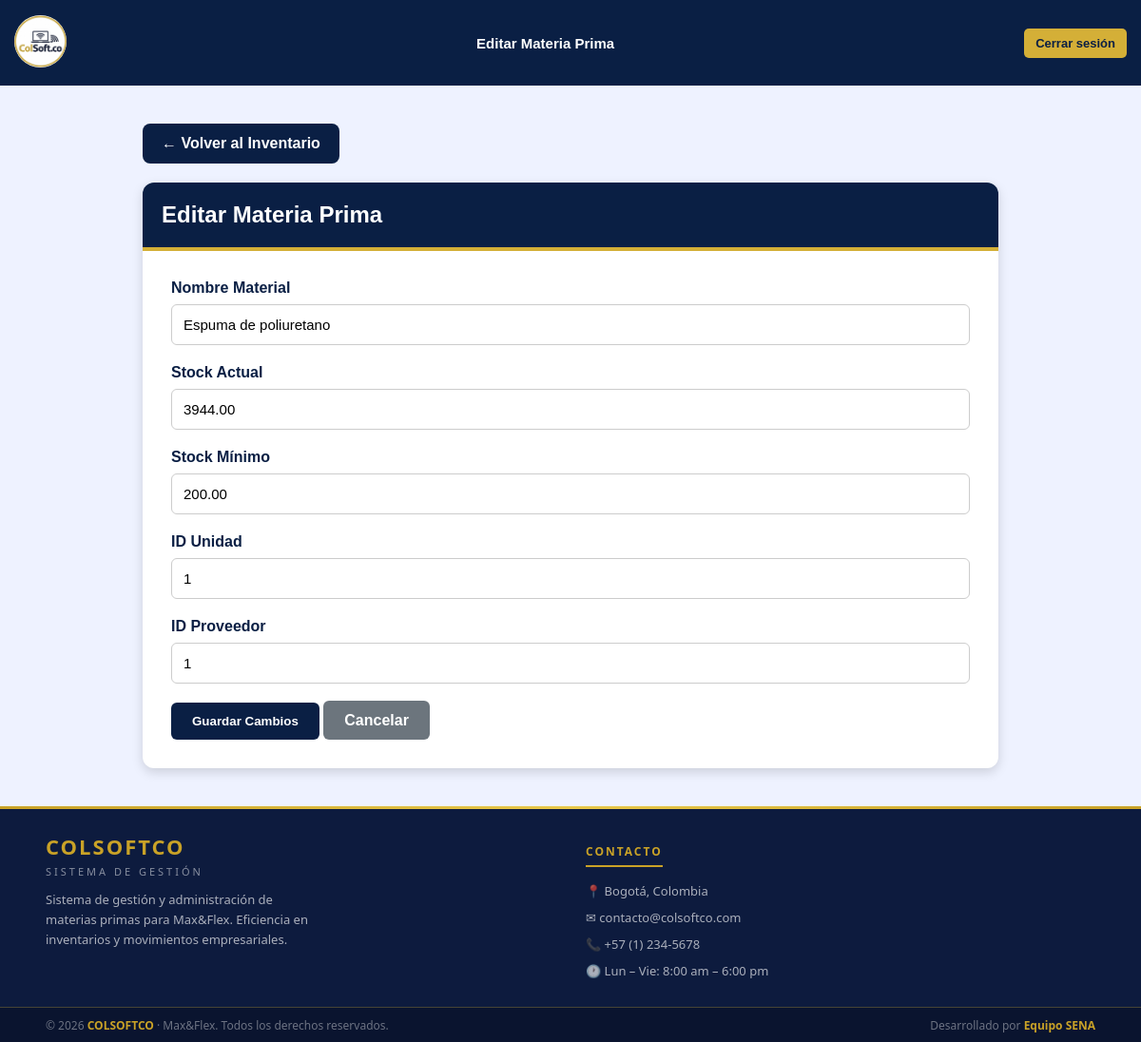
The page /view/control_de_stock/inventario/editar_inventario.php?id=1 on the database its author committed.
### tables this page shows
CREATE TABLE `materias_primas` (
  `id_material` int(11) NOT NULL,
  `nombre_material` varchar(100) NOT NULL,
  `stock_actual` decimal(12,2) DEFAULT 0.00,
  `stock_minimo` decimal(12,2) NOT NULL,
  `id_unidad` int(11) DEFAULT NULL,
  `id_proveedor` int(11) DEFAULT NULL,
  `notificar_email` tinyint(1) NOT NULL DEFAULT 0,
  `correo_notificacion` varchar(150) DEFAULT NULL,
  `alerta_enviada` tinyint(1) NOT NULL DEFAULT 0,
  `estado` enum('activo','inactivo') NOT NULL DEFAULT 'activo'
);

### view/control_de_stock/inventario/editar_inventario.php (the view, shortened to what this page needs)
<?php
$db = new Conexion();
$conn = $db->getConnection();
$id = filter_input(INPUT_GET, 'id', FILTER_VALIDATE_INT);
$sql = "SELECT * FROM materias_primas WHERE id_material = :id";
$stmt = $conn->prepare($sql);
$stmt->execute([':id' => $id]);
$material = $stmt->fetch(PDO::FETCH_ASSOC);
?>
<!DOCTYPE html>
<html lang="es">
<head>
    <link rel="stylesheet" href="lista_inventario.css">
</head>
<body>
    <header class="header">
        <div class="logo">
            <a href="../../app/ir_panel.php">
                <img src="../../../public/imagenes/logo.png" alt="logo">
            </a>
        </div>
        <div class="header-title">
            <h1>Editar Materia Prima</h1>
        </div>
        <button id="btnLogout" class="btn-logout" onclick="cerrarSesion()">
            Cerrar sesión
        </button>
    </header>
    <div class="contenedor">
        <a href="lista_inventario.php" class="volver">
            ← Volver al Inventario
        </a>
        <div class="card">
            <div class="card-header">
                Editar Materia Prima
            </div>
            <div class="card-body">
                <form method="POST">
                    <div class="form-group">
                        <label>Nombre Material</label>
                        <input type="text" name="nombre_material" class="form-control"
                            value="<?= htmlspecialchars($material['nombre_material']) ?>" required>
                    </div>
                    <div class="form-group">
                        <label>Stock Actual</label>
                        <input type="number" step="0.01" name="stock_actual" class="form-control"
                            value="<?= $material['stock_actual'] ?>" required>
                    </div>
                    <div class="form-group">
                        <label>Stock Mínimo</label>
                        <input type="number" step="0.01" name="stock_minimo" class="form-control"
                            value="<?= $material['stock_minimo'] ?>" required>
                    </div>
                    <div class="form-group">
                        <label>ID Unidad</label>
                        <input type="number" name="id_unidad" class="form-control"
                            value="<?= $material['id_unidad'] ?>" required>
                    </div>
                    <div class="form-group">
                        <label>ID Proveedor</label>
                        <input type="number" name="id_proveedor" class="form-control"
                            value="<?= $material['id_proveedor'] ?>" required>
                    </div>
                    <button type="submit" class="btn btn-primary">
                        Guardar Cambios
                    </button>
                    <a href="lista_inventario.php" class="btn btn-secondary">
                        Cancelar
                    </a>
                </form>
            </div>
        </div>
    </div>
    <footer>
        <div class="footer-divider"></div>
        <div class="footer-top">
            <div>
                <p class="footer-brand-name">COLSOFTCO</p>
                <p class="footer-brand-sub">Sistema de Gestión</p>
                <p class="footer-brand-desc">Sistema de gestión y administración de materias primas para Max&Flex. Eficiencia en inventarios y movimientos empresariales.</p>
            </div>
            <div>
                <p class="footer-col-title">Contacto</p>
                <div class="footer-contact-item">📍 Bogotá, Colombia</div>
                <div class="footer-contact-item">✉ contacto@colsoftco.com</div>
                <div class="footer-contact-item">📞 +57 (1) 234-5678</div>
                <div class="footer-contact-item">🕐 Lun – Vie: 8:00 am – 6:00 pm</div>
            </div>
        </div>
        <div class="footer-bottom">
            <span>© 2026 <strong>COLSOFTCO</strong> · Max&Flex. Todos los derechos reservados.</span>
            <span>Desarrollado por <strong>Equipo SENA</strong></span>
        </div>
    </footer>
</body>
</html>

### view/control_de_stock/inventario/lista_inventario.css (style rules this page uses)
body { margin: 0; font-family: Arial, Helvetica, sans-serif; background: #eef2ff; min-height: 100vh; display: flex; flex-direction: column; }
.header { display: flex; align-items: center; justify-content: space-between; background-color: #0A1F44; padding: 10px 15px; min-height: 70px; position: relative; z-index: 100; gap: 10px; }
.header .logo { display: flex; align-items: center; flex-shrink: 0; }
.header .logo img { width: 55px; height: 55px; border-radius: 50%; background: white; }
.header-title { flex: 1; text-align: center; overflow: hidden; }
.header-title h1 { margin: 0; color: white; font-size: 15px; font-weight: bold; white-space: nowrap; text-overflow: ellipsis; }
.btn-logout { background-color: #D4AF37; color: #0A1F44; border: none; padding: 8px 12px; border-radius: 5px; cursor: pointer; font-size: 13px; font-weight: bold; transition: 0.3s; flex-shrink: 0; }
.btn-volver, .volver { display: inline-block; background: #0A1F44; color: white; text-decoration: none; padding: 12px 20px; border-radius: 8px; font-weight: bold; margin-bottom: 20px; transition: .3s; }
.card { background: #fff; border-radius: 12px; overflow: hidden; box-shadow: 0 4px 12px rgba(0,0,0,.15); }
.card-header { background: #0A1F44; color: white; padding: 20px; font-size: 24px; font-weight: bold; border-bottom: 4px solid #D4AF37; }
.card-body { padding: 30px; }
.form-group { margin-bottom: 20px; }
.form-group label { display: block; margin-bottom: 8px; font-weight: bold; color: #0A1F44; }
.form-control { width: 100%; padding: 12px; border: 1px solid #ccc; border-radius: 6px; box-sizing: border-box; font-size: 15px; }
.btn { padding: 12px 22px; border: none; border-radius: 6px; cursor: pointer; font-weight: bold; text-decoration: none; }
.btn-primary { background: #0A1F44; color: white; }
.btn-secondary { background: #6c757d; color: white; }
.contenedor { width: 90%; max-width: 900px; margin: 40px auto; flex: 1; }
footer { background: #0D1B3E; color: #ffffff; font-family: 'Segoe UI', Arial, sans-serif; width: 100%; box-sizing: border-box; margin-top: auto; flex-shrink: 0; }
.footer-divider { width: 100%; height: 3px; background: linear-gradient(90deg, #C9A227, #E8C84A, #C9A227); }
.footer-top { display: grid; grid-template-columns: 1fr 1fr; gap: 2rem; padding: 1.5rem 3rem 1.2rem; border-bottom: 1px solid rgba(201, 162, 39, 0.3); }
.footer-brand-name { font-size: 22px; font-weight: 700; color: #C9A227; letter-spacing: 2px; margin: 0 0 4px; }
.footer-brand-sub { font-size: 11px; letter-spacing: 3px; color: rgba(255, 255, 255, 0.5); text-transform: uppercase; margin: 0 0 12px; }
.footer-brand-desc { font-size: 13px; color: rgba(255, 255, 255, 0.65); line-height: 1.6; max-width: 280px; margin: 0; }
.footer-col-title { font-size: 12px; font-weight: 700; letter-spacing: 2px; text-transform: uppercase; color: #C9A227; border-bottom: 2px solid #C9A227; display: inline-block; padding-bottom: 6px; margin-bottom: 16px; }
.footer-contact-item { display: flex; align-items: flex-start; gap: 10px; margin-bottom: 10px; font-size: 13px; color: rgba(255, 255, 255, 0.65); }
.footer-bottom { display: flex; justify-content: space-between; align-items: center; padding: 0.6rem 3rem; background: rgba(0, 0, 0, 0.25); flex-wrap: wrap; gap: 8px; }
.footer-bottom span { font-size: 12px; color: rgba(255, 255, 255, 0.4); }
.footer-bottom strong { color: #C9A227; }

### rows shown on the page
materias_primas: nombre_material "Espuma de poliuretano", stock_actual "3944.00", stock_minimo "200.00", id_unidad "1", id_proveedor "1"
